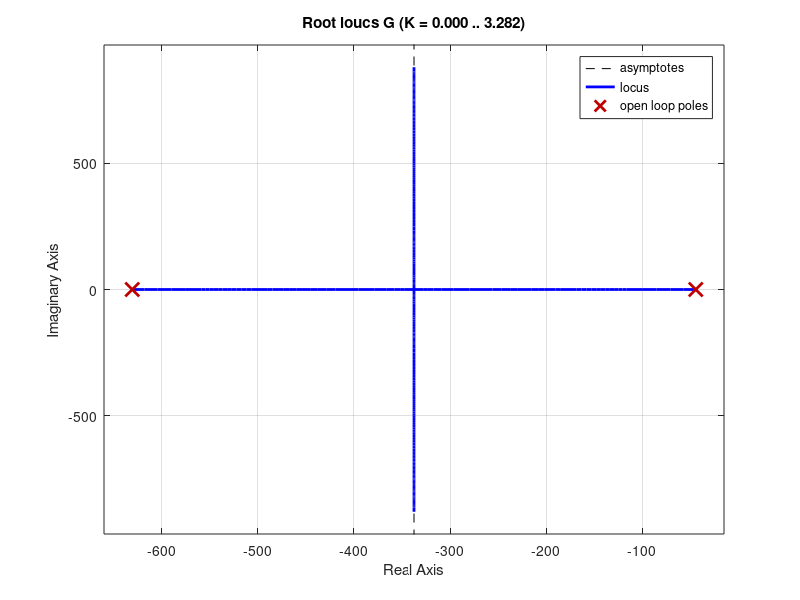

The MATLAB source for this figure:
clc;
clear;
close all;
%-----------------------
G = tf(0.105,[0.0000004 0.00027 0.0111 ]);
rlocus(G);

%------------------------
k = 0.105;
s = -40+53.3i ;
G_s = ((0.105)/((0.096*s+2.7)*(0.0001*s+0.0000093)));
C_s = (s+33.4)/(s+132.17);
K_Lead = 1/abs(k*G_s*C_s)

%------------------------
A = [-0.093  1050  ; -1.09375  -28.125];
B = [0  ; 10.4167];
S_Feedback = [-40+53.3i -40-53.3i];
K_State_feedback = acker(A,B,S_Feedback)

%------------------------
C = [1 0];
S_Observer = S_Feedback / 10;
L_Observer = (acker(A',C',S_Observer))'
